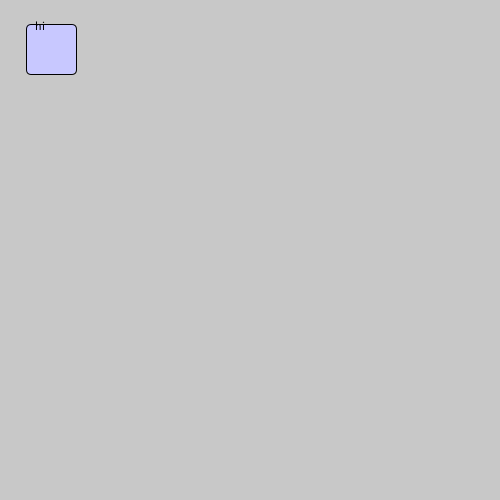
Frame 1 (no input)
Frame 60 (the mouse pressed at the canvas centre just before this capture): identical to frame 1, image omitted
Frame 120 (the mouse held since frame 60 and released just before this capture): identical to frame 1, image omitted

The Processing sketch that drew this single still picture (run headless with seeded random() and noise(); from frame 60 on, the mouse is pressed at the canvas centre):

// Processing sketch: buttonTest
// ── buttonTest.pde
Button b1;

void setup() {
  size(500,500);
  b1 = new Button(30, 20, 50, 50, "hi");
}

void draw() {
  background(200);
  b1.display(); 
  b1.hover(mouseX, mouseY);
}
// ── Button.pde
class Button {
  //member variables
  int x, y, h, w;
  color b1, b2, t1, t2; //color for buttons and text
  String val;
  Boolean over;

  // construtor
  Button(int x, int y, int h, int w, String val) {
    this.b1 = b1;
    this.x = x;
    this.y = y;
    this.h = h;
    this.w = w;
    this.val = val;
    over = false;
  }
  //display
  void display() {
    if (over) {
      fill(128);
      rect(x, y, h, w, 5);
      fill(0,120,200);
      rect(x-4, y+4, w, h, 5);
      fill(0);
      text(val, x+5, y+10);
    } else {
      fill(200,200,255);
      rect(x-4, y+4, w, h, 5);
      fill(0);
      text(val, x+5, y+10);
    }
  }
  //hover
  void hover(int xpos, int ypos) {
    over = xpos>x && xpos<x+w && ypos>y && ypos<y+h;
  }
}
